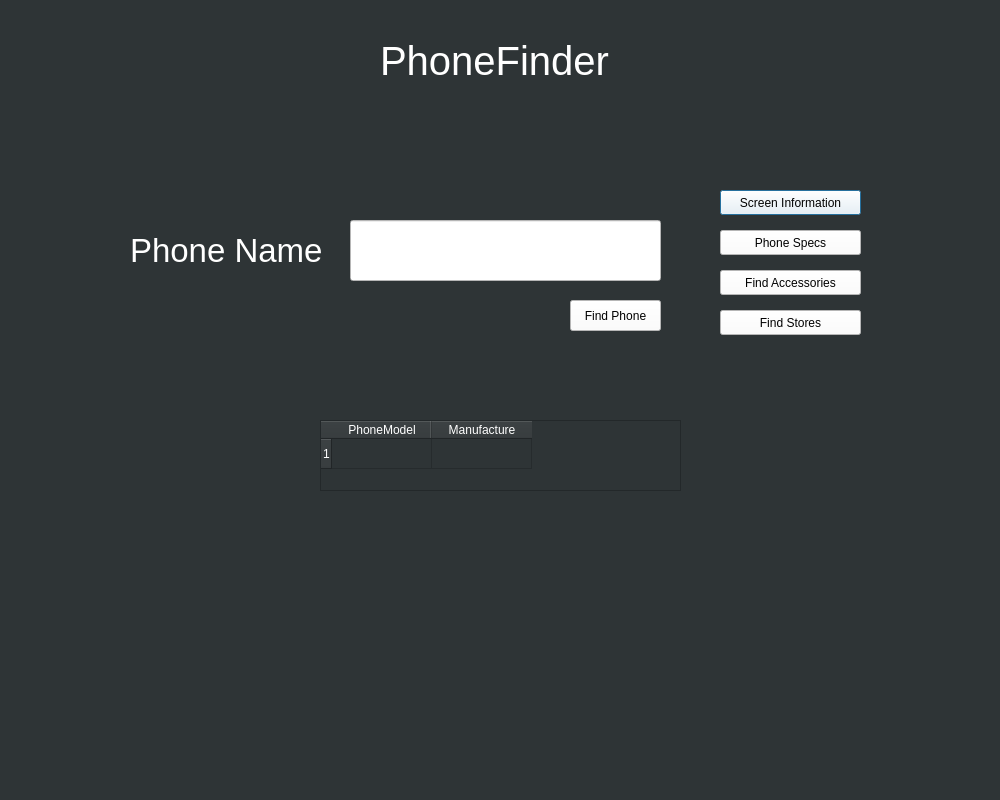
<?xml version="1.0" encoding="UTF-8"?>
<ui version="4.0">
 <class>Dialog</class>
 <widget class="QDialog" name="Dialog">
  <property name="geometry">
   <rect>
    <x>0</x>
    <y>0</y>
    <width>1000</width>
    <height>800</height>
   </rect>
  </property>
  <property name="windowTitle">
   <string>Dialog</string>
  </property>
  <property name="styleSheet">
   <string notr="true">background-color: rgb(46, 52, 54);</string>
  </property>
  <widget class="QLabel" name="label">
   <property name="geometry">
    <rect>
     <x>380</x>
     <y>30</y>
     <width>241</width>
     <height>61</height>
    </rect>
   </property>
   <property name="styleSheet">
    <string notr="true">color: rgb(255, 255, 255);
font-size:30pt;
</string>
   </property>
   <property name="text">
    <string>PhoneFinder</string>
   </property>
  </widget>
  <widget class="QLabel" name="label_2">
   <property name="geometry">
    <rect>
     <x>130</x>
     <y>230</y>
     <width>191</width>
     <height>41</height>
    </rect>
   </property>
   <property name="styleSheet">
    <string notr="true">color: rgb(255, 255, 255);
font-size: 25pt;
</string>
   </property>
   <property name="text">
    <string>Phone Name</string>
   </property>
  </widget>
  <widget class="QLineEdit" name="phoneNameText">
   <property name="geometry">
    <rect>
     <x>350</x>
     <y>220</y>
     <width>311</width>
     <height>61</height>
    </rect>
   </property>
   <property name="styleSheet">
    <string notr="true">background-color: rgb(255, 255, 255);</string>
   </property>
  </widget>
  <widget class="QTableWidget" name="tableWidget">
   <property name="geometry">
    <rect>
     <x>320</x>
     <y>420</y>
     <width>361</width>
     <height>71</height>
    </rect>
   </property>
   <property name="styleSheet">
    <string notr="true">color: rgb(255, 255, 255);</string>
   </property>
   <property name="rowCount">
    <number>1</number>
   </property>
   <property name="columnCount">
    <number>2</number>
   </property>
   <row/>
   <column>
    <property name="text">
     <string>PhoneModel</string>
    </property>
   </column>
   <column>
    <property name="text">
     <string>Manufacture</string>
    </property>
   </column>
  </widget>
  <widget class="QPushButton" name="phoneFinderScreen">
   <property name="geometry">
    <rect>
     <x>720</x>
     <y>190</y>
     <width>141</width>
     <height>25</height>
    </rect>
   </property>
   <property name="styleSheet">
    <string notr="true">background-color: rgb(255, 255, 255);</string>
   </property>
   <property name="text">
    <string>Screen Information</string>
   </property>
  </widget>
  <widget class="QPushButton" name="phoneFinderSpecs">
   <property name="geometry">
    <rect>
     <x>720</x>
     <y>230</y>
     <width>141</width>
     <height>25</height>
    </rect>
   </property>
   <property name="styleSheet">
    <string notr="true">background-color: rgb(255, 255, 255);</string>
   </property>
   <property name="text">
    <string>Phone Specs</string>
   </property>
  </widget>
  <widget class="QPushButton" name="phoneFinderAccess">
   <property name="geometry">
    <rect>
     <x>720</x>
     <y>270</y>
     <width>141</width>
     <height>25</height>
    </rect>
   </property>
   <property name="styleSheet">
    <string notr="true">background-color: rgb(255, 255, 255);</string>
   </property>
   <property name="text">
    <string>Find Accessories</string>
   </property>
  </widget>
  <widget class="QPushButton" name="phoneFinderStores">
   <property name="geometry">
    <rect>
     <x>720</x>
     <y>310</y>
     <width>141</width>
     <height>25</height>
    </rect>
   </property>
   <property name="styleSheet">
    <string notr="true">background-color: rgb(255, 255, 255);</string>
   </property>
   <property name="text">
    <string>Find Stores</string>
   </property>
  </widget>
  <widget class="QPushButton" name="phoneFindButton">
   <property name="geometry">
    <rect>
     <x>570</x>
     <y>300</y>
     <width>91</width>
     <height>31</height>
    </rect>
   </property>
   <property name="styleSheet">
    <string notr="true">background-color: rgb(255, 255, 255);</string>
   </property>
   <property name="text">
    <string>Find Phone</string>
   </property>
  </widget>
 </widget>
 <resources/>
 <connections/>
</ui>
